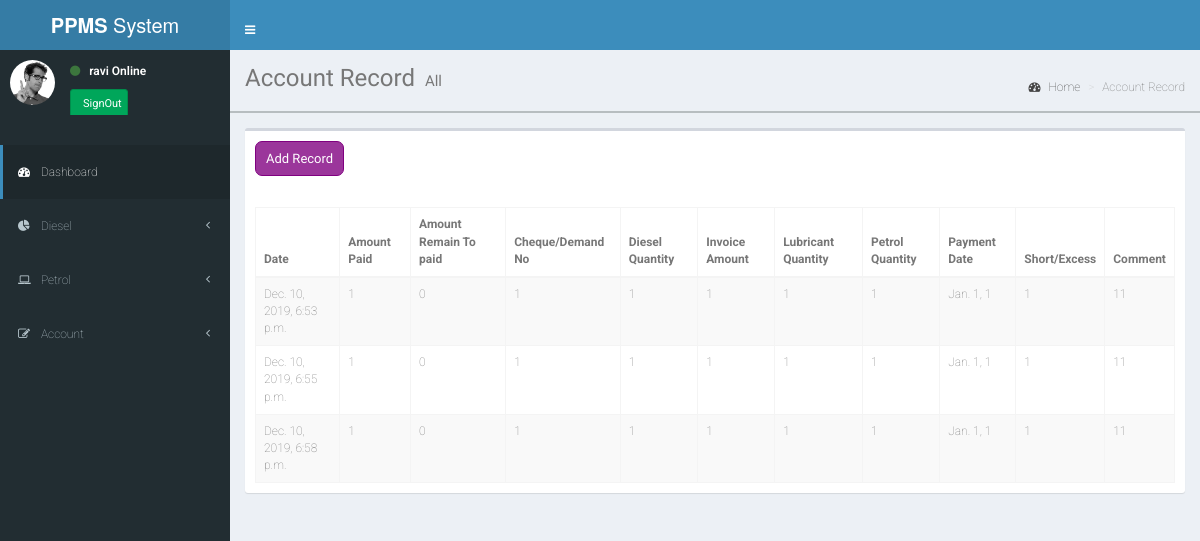
The app's page /account/ (signed in) with its own data.
### PPMS_backend/models.py (models this page shows)
class Account(models.Model):
    date = models.DateTimeField(auto_now_add=True)
    invoiceNumber = models.IntegerField(unique_for_date=True)
    petrolQuantity = models.IntegerField(blank=True)
    dieselQuantity = models.IntegerField(blank=True)
    lubricantQuantity = models.IntegerField(blank=True)
    invoiceAmount = models.IntegerField(blank=False, null=False)
    cheque_demand_number = models.IntegerField(blank=False, null=False)
    paymentDate = models.DateField(auto_now_add=False, auto_now=False)
    amountPaid = models.IntegerField()
    amountRemainPaid = models.IntegerField()
    shortExcess = models.IntegerField(null=True)
    comment = models.CharField(max_length=255, null=True)
    def __str__(self):
        return '%s' % self.date

### PPMS_backend/views.py (the view)
# urls.py: path('account/', views.account, name="account"),
@login_required
def account(request):
    student_list = Account.objects.all()
    print("{}".format(student_list))
    return render(request,'account.html', {'student_list': student_list})

### PPMS_backend/templates/account.html (shortened to what this page needs)
{% extends 'base.html' %}
{% load static %}
{% block extracss %}
    <link rel="stylesheet" type="text/css" href="{% static 'css/style.css' %}">
    <link rel="stylesheet" href="{% static 'css/dataTables.bootstrap.min.css' %}">
{% endblock %}
{% block content %}
    <div class="head-holder">
    <section class="content-header">
        <h1>
            Account Record
            <small>All</small>
        </h1>
        <ol class="breadcrumb">
            <li>
                <a href="{% url 'home' %}">
                    <i class="fa fa-dashboard"></i>
                    Home
                </a>
            </li>
            <li class="active">Account Record</li>
        </ol>
    </section>
    </div>
    <section class="content">
        <div class="row">
            <div class="col-xs-12">
                <div class="box">
                    <div class="box-header">
                        <h3 class="box-title"><a href="{% url 'account-form' %}"class="add-record">Add Record</a></h3>
                    </div>
                    <div class="box-body">
                        <table id="example2" class="table table-bordered table-striped ">
                            <thead>
                            <tr>
                                <th>Date</th>
                                <th>Amount Paid</th>
                                <th>Amount Remain To paid</th>
                                <th>Cheque/Demand No</th>
                                <th>Diesel Quantity</th>
                                <th>Invoice Amount</th>
                                <th>Lubricant Quantity</th>
                                <th>Petrol Quantity</th>
                                <th>Payment Date</th>
                                <th>Short/Excess</th>
                                <th>Comment</th>
                            </tr>
                            </thead>
                            <tbody>
                            {% for foo in student_list %}
                                <tr>
                                    <td>{{ foo.date }}</td>
                                    <td>{{ foo.amountPaid }}</td>
                                    <td>{{ foo.amountRemainPaid }}</td>
                                    <td>{{ foo.cheque_demand_number }}</td>
                                    <td>{{ foo.dieselQuantity }}</td>
                                    <td>{{ foo.invoiceAmount }}</td>
                                    <td>{{ foo.lubricantQuantity }}</td>
                                    <td>{{ foo.petrolQuantity }}</td>
                                    <td>{{ foo.paymentDate }}</td>
                                    <td>{{ foo.shortExcess }}</td>
                                    <td>{{ foo.comment }}</td>
                                </tr>
                            {% endfor %}
                            </tbody>
                        </table>
                    </div>
                </div>
            </div>
        </div>
    </section>
{% endblock %}

### PPMS_backend/templates/base.html (shortened to what this page needs)
{% load static %}
<!DOCTYPE html>
<html lang="en">
<head>
    <link rel="stylesheet" type="text/css" href="{% static 'css/bootstrap.min.css' %}">
    <link rel="stylesheet" href="{% static 'css/AdminLTE.min.css' %}">
    <link href="https://maxcdn.bootstrapcdn.com/font-awesome/4.2.0/css/font-awesome.min.css" rel="stylesheet">
    <link rel="stylesheet" href="{% static 'css/_all-skins.min.css' %}">
    <link rel="stylesheet" type="text/css" href="{% static 'css/style.css' %}">
    {% block extracss %}
    {% endblock %}
</head>
<body class=" skin-blue sidebar-mini fixed">
<div class="wrapper">
{% if user.is_authenticated %}
    <header class="main-header">
        <a href="{% url 'home' %}" class="logo">
            <span class="logo-lg"><b>PPMS</b> System</span>
        </a>
        <nav class="navbar navbar-static-top min-high">
            <a href="#" class="sidebar-toggle" data-toggle="push-menu" role="button">
            </a>
        </nav>
    </header>
    <aside class="main-sidebar">
        <section class="sidebar">
            <div class="user-panel">
                    <div class="pull-left image">
                        <img src="{% static 'img/user2-160x160.jpg' %}" class="img-circle" alt="User Image">
                    </div>
                    <div class="pull-left info">
                        <p>
                            <i class="fa fa-circle text-success"></i>
                            &nbsp;&nbsp;{{ user.username }}
                            <span>Online</span>
                        </p>
                        <a class="btn btn-success" href="{% url 'logout' %}">
                            SignOut
                        </a>
                    </div>
            </div>
            <ul class="sidebar-menu" data-widget="tree">
                <br>
                <li class="active">
                    <a href="{% url 'home' %}">
                        <i class="fa fa-dashboard"></i> <span>Dashboard</span>
                    </a>
                </li>
                <li class="treeview">
                    <a href="#" >
                        <i class="fa fa-pie-chart"></i>
                        <span>Diesel </span>
                        <span class="pull-right-container">
                            <i class="fa fa-angle-left pull-right">
                            </i>
                        </span>
                    </a>
                </li>
                <li class="treeview">
                    <a href="#">
                        <i class="fa fa-laptop"></i>
                        <span>Petrol</span>
                        <span class="pull-right-container">
                            <i class="fa fa-angle-left pull-right"></i>
                        </span>
                    </a>
                </li>
                <li class="treeview">
                    <a href="{% url 'home' %}">
                        <i class="fa fa-edit"></i> <span>Account</span>
                        <span class="pull-right-container">
                            <i class="fa fa-angle-left pull-right"></i>
                        </span>
                    </a>
                </li>
            </ul>
        </section>
    </aside>
    <div class="content-wrapper">
        {% block content %}
        {% endblock %}
    </div>
{% endif %}
</div>
</body>
</html>

### PPMS_backend/static/css/style.css (style rules this page uses)
* { margin: 0; padding: 0; box-sizing: border-box; -webkit-box-sizing: border-box; -moz-box-sizing: border-box; -webkit-font-smoothing: antialiased; -moz-font-smoothing: antialiased; -o-font-smoothing: antialiased; font-smoothing: antialiased; text-rendering: optimizeLegibility; }
body { font-family: "Roboto", Helvetica, Arial, sans-serif; font-weight: 100; font-size: 12px; line-height: 30px; color: #777; background: #4CAF50; }
.min-high { height: 50px; }
.head-holder { border-bottom: 2px solid #b7bdc0; margin: 0 0; padding: 0 0 20px 0; }
.add-record { border: 1px solid purple; line-height: 33px; display: block; position: relative; color: white; padding: 0 10px; border-radius: 7px; background: #800080c9; overflow: hidden; }
.box-header>.fa, .box-header>.glyphicon, .box-header>.ion, .box-header .box-title { font-size: 13px; }

### records on screen
Account: date "Dec. 10, 2019, 6:53 p.m.", amountPaid "1", amountRemainPaid "0", cheque_demand_number "1", dieselQuantity "1", invoiceAmount "1", lubricantQuantity "1", petrolQuantity "1", paymentDate "Jan. 1, 1", shortExcess "1", comment "11"
Account: date "Dec. 10, 2019, 6:55 p.m.", amountPaid "1", amountRemainPaid "0", cheque_demand_number "1", dieselQuantity "1", invoiceAmount "1", lubricantQuantity "1", petrolQuantity "1", paymentDate "Jan. 1, 1", shortExcess "1", comment "11"
Account: date "Dec. 10, 2019, 6:58 p.m.", amountPaid "1", amountRemainPaid "0", cheque_demand_number "1", dieselQuantity "1", invoiceAmount "1", lubricantQuantity "1", petrolQuantity "1", paymentDate "Jan. 1, 1", shortExcess "1", comment "11"

### other values on screen
{{ user.username }} "ravi"
